Frame 1 (no input): blank canvas, image omitted
Frame 60 (the mouse pressed at the canvas centre just before this capture): blank canvas, image omitted
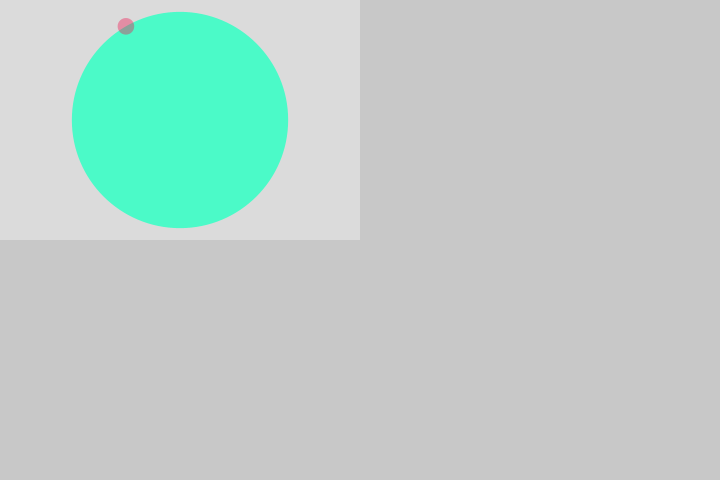
Frame 120 (the mouse held since frame 60 and released just before this capture)

The Processing sketch whose frames 1 and 60 were blank and that drew this single picture after the mouse press (run headless with seeded random() and noise(); from frame 60 on, the mouse is pressed at the canvas centre):

// Processing sketch: processing_135382
// ── processing_135382.pde

float px, py;
float angle;
float radius = 50;
float frequency = 2;
float x;
float a, b;

void setup(){
  size(720,480);
  background(200);
  angle=0;
}

void draw(){
  background(200);
  a=mouseX;
  b=mouseY;
  radius=sqrt(sq(a/2)+sq(b/2));
  angle--;
  fill(255,90);
  rectMode(CORNER);
  rect(0,0,a,b);
  noStroke();
  fill(75,250,200);
  ellipseMode(RADIUS);
  ellipse(a/2,b/2, radius/2, radius/2);
  
  px = a/2+ cos(radians(angle))*(radius)/2;
  py = b/2 + sin(radians(angle))*(radius)/2;
  
  ellipseMode(CENTER);
  fill(240,20,80,100);
  //draw rectangle
  ellipse (px, py, radius/10-5, radius/10-5);
}
